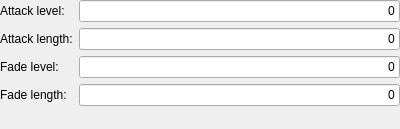
<?xml version="1.0" encoding="UTF-8"?>
<ui version="4.0">
 <class>EnvelopeSettings</class>
 <widget class="QWidget" name="EnvelopeSettings">
  <property name="geometry">
   <rect>
    <x>0</x>
    <y>0</y>
    <width>400</width>
    <height>129</height>
   </rect>
  </property>
  <property name="windowTitle">
   <string>Form</string>
  </property>
  <layout class="QFormLayout" name="formLayout">
   <property name="leftMargin">
    <number>0</number>
   </property>
   <property name="topMargin">
    <number>0</number>
   </property>
   <property name="rightMargin">
    <number>0</number>
   </property>
   <property name="bottomMargin">
    <number>0</number>
   </property>
   <item row="0" column="0">
    <widget class="QLabel" name="ql_attackLevel">
     <property name="text">
      <string>Attack level:</string>
     </property>
    </widget>
   </item>
   <item row="0" column="1">
    <widget class="QLineEdit" name="qle_attackLevel">
     <property name="text">
      <string>0</string>
     </property>
     <property name="alignment">
      <set>Qt::AlignRight|Qt::AlignTrailing|Qt::AlignVCenter</set>
     </property>
    </widget>
   </item>
   <item row="1" column="0">
    <widget class="QLabel" name="ql_attackLength">
     <property name="text">
      <string>Attack length:</string>
     </property>
    </widget>
   </item>
   <item row="1" column="1">
    <widget class="QLineEdit" name="qle_attackLength">
     <property name="text">
      <string>0</string>
     </property>
     <property name="alignment">
      <set>Qt::AlignRight|Qt::AlignTrailing|Qt::AlignVCenter</set>
     </property>
    </widget>
   </item>
   <item row="2" column="0">
    <widget class="QLabel" name="ql_fadeLevel">
     <property name="text">
      <string>Fade level:</string>
     </property>
    </widget>
   </item>
   <item row="3" column="0">
    <widget class="QLabel" name="ql_fadeLength">
     <property name="text">
      <string>Fade length:</string>
     </property>
    </widget>
   </item>
   <item row="2" column="1">
    <widget class="QLineEdit" name="qle_fadeLevel">
     <property name="text">
      <string>0</string>
     </property>
     <property name="alignment">
      <set>Qt::AlignRight|Qt::AlignTrailing|Qt::AlignVCenter</set>
     </property>
    </widget>
   </item>
   <item row="3" column="1">
    <widget class="QLineEdit" name="qle_fadeLength">
     <property name="text">
      <string>0</string>
     </property>
     <property name="alignment">
      <set>Qt::AlignRight|Qt::AlignTrailing|Qt::AlignVCenter</set>
     </property>
    </widget>
   </item>
  </layout>
 </widget>
 <resources/>
 <connections/>
</ui>
